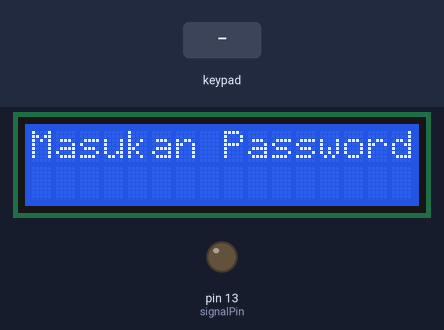
This sketch was run on a simulated Arduino Uno, built with avr-gcc and run on an emulated ATmega328P. On the bench: 16×2 character LCD, output pins drawn as LEDs (lit = HIGH). Inputs (shaded band) come from the test bench.

Above: at 1.2 s.
1.3 s: key '#' pressed
At 2.0 s:
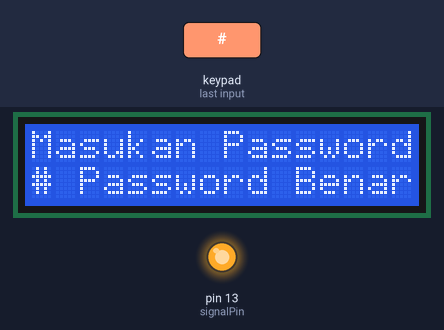
7.3 s: key 'A' pressed
10.3 s: key 'B' pressed
At 11.99 s:
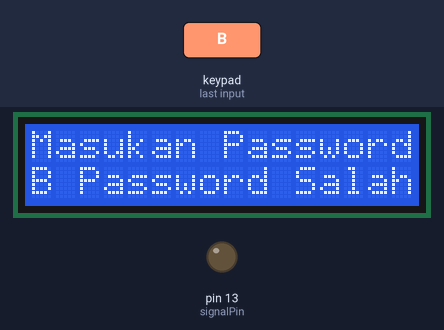
13.2 s: keypad keys 9 8 7 6 * pressed 0.624 s apart
At 18.92 s:
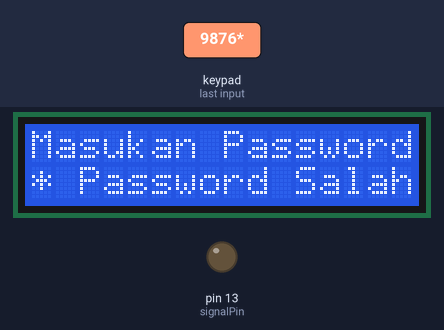
19.3 s: keypad keys 9 8 7 6 D pressed 0.624 s apart
At 20.22 s:
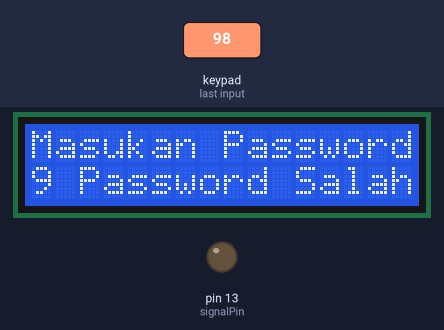
25.4 s: key 'C' pressed
At 26.72 s:
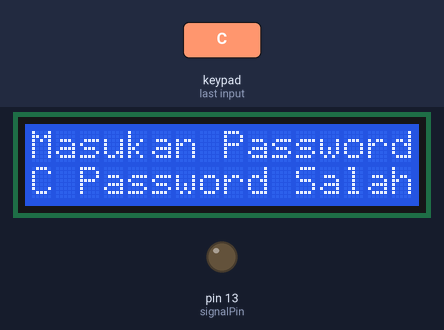
Timing chart, 0 to 28.4 s (numbered marks = the images above; inputs shaded):
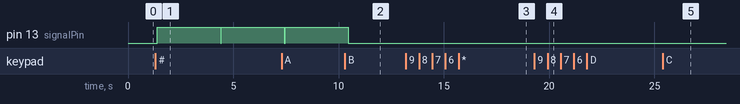

The sketch:

Akses_password_menggunakan_keypad_dan_LCD.ino
```cpp
#include <Wire.h>
#include <LiquidCrystal_I2C.h>
#include <Keypad.h>

#define Password_lenght 8

const int signalPin = 13;

char Data [Password_lenght];
char Master [Password_lenght] = "#";

byte data_count = 0, master_count = 0; //Set awal dari data counting

char customKey;

const byte ROWS = 4; //four rows
const byte COLS = 4; //four columns
//define the cymbols on the buttons of the keypads
char hexaKeys[ROWS][COLS] = {
  {'1','2','3','A'},
  {'4','5','6','B'},
  {'7','8','9','C'},
  {'*','0','#','D'}
};
byte rowPins[ROWS] = {9, 8, 7, 6}; //connect to the row pinouts of the keypad
byte colPins[COLS] = {5, 4, 3, 2}; //connect to the column pinouts of the keypad

//initialize an instance of class NewKeypad
Keypad customKeypad = Keypad( makeKeymap(hexaKeys), rowPins, colPins, ROWS, COLS);

// Set the LCD address to 0x27 for a 16 chars and 2 line display
LiquidCrystal_I2C lcd(0x27, 16, 2);


void setup() {
  // put your setup code here, to run once:
  lcd.begin();

  // Turn on the blacklight and print a message.
  lcd.backlight();
  pinMode (signalPin, OUTPUT);
}

void loop() {
  // put your main code here, to run repeatedly:
  lcd.setCursor (0,0);
  lcd.print ("Masukan Password");
  customKey = customKeypad.getKey();
  if (customKey){
    Data[data_count] = customKey;
    lcd.setCursor(data_count,1);
    lcd.print(Data[data_count]);
    data_count++;
    }
  if (data_count == Password_lenght-1){
    lcd.clear();
  }
  if (!strcmp (Data,Master)){
    lcd.print (" Password Benar");
    digitalWrite (signalPin, HIGH);
    delay (3000);
    digitalWrite (signalPin, LOW);
  }
  else {
    lcd.print (" Password Salah");
    delay (400);
  }

  lcd.clear();
  clearData();

}

void clearData (){
  while (data_count !=0){ //Ini adalah program untuk digunakan pada seluruh besar array
    Data[data_count--] =0; //Membersihkan array untuk data yang baru
  }
  return;
}
```

Measured:
- after the input at 1.3 s, pin 13 (signalPin): LOW → HIGH after 0.09 s, → LOW 3.0 s later, → HIGH 0.03 s later; the display: first differs from a run without the input after 0.09 s (image 1)
- after the input at 10.3 s, the display: first differs from a run without the input after 1.5 s (image 2)
- after the input at 13.2 s, the display: first differs from a run without the input after 0.32 s (image 3 shows a later state)
- after the input at 19.3 s, the display: first differs from a run without the input after 0.72 s (image 4)
- after the input at 25.4 s, the display: first differs from a run without the input after 1.1 s (image 5)
- what the display in image 1 shows lasts 3.0 s, from 1.4 s to 4.4 s
- what the display in image 2 shows lasts 0.4 s, from 11.8 s to 12.2 s
